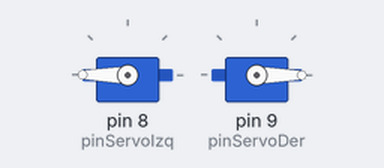
This sketch was run on a simulated Arduino Uno, built with avr-gcc and run on an emulated ATmega328P. Parts: 2 × servo.

Above: at 0.05 s.
At 7.45 s:
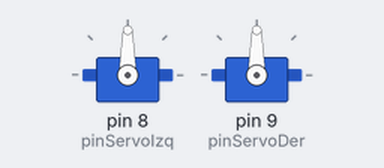
At 14.95 s:
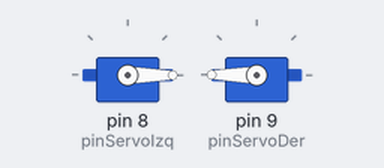
Timing chart, 0 to 19.5 s (numbered marks = the images above):
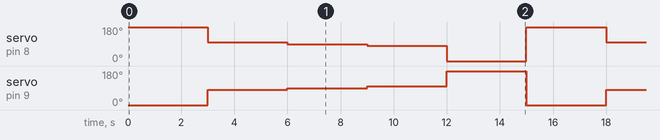

Measured:
- by itself, servo on pin 8 (pinServoIzq): repeats every 15.0 s: 90° 3.0 s, 80° 3.0 s, 0° 3.0 s, 180° 3.0 s, 100° 3.0 s
- by itself, servo on pin 9 (pinServoDer): repeats every 15.0 s: 90° 3.0 s, 100° 3.0 s, 180° 3.0 s, 0° 3.0 s, 80° 3.0 s

The sketch:

AvanzarYRetroceder.ino
```cpp
#include <Servo.h>

Servo servoIzq;
Servo servoDer;
int pinServoIzq = 8;
int pinServoDer = 9;


void setup() {
  servoIzq.attach(pinServoIzq);
  servoDer.attach(pinServoDer);
}

void loop() {
  // Atras
  servoIzq.write(180); // Velocidad Máxima
  servoDer.write(0);
  delay(3000);

  servoIzq.write(100); // Próximo a 90, despacio
  servoDer.write(80);
  delay(3000);

  // Detener
  servoIzq.write(90);
  servoDer.write(90);
  delay(3000);

  // Adelante
  servoIzq.write(80); // Próximo a 90, despacio
  servoDer.write(100);
  delay(3000);

  servoIzq.write(0); // Velocidad Máxima
  servoDer.write(180);
  delay(3000);
}

/*
void loop() {
  // Atras
  servoIzq.write(180); // Velocidad Máxima
  servoDer.write(0);
  delay(1000);

  //servoIzq.write(100); // Próximo a 90, despacio
  //servoDer.write(80);
  //delay(3000);

  // Detener
  servoIzq.write(90);
  servoDer.write(90);
  delay(500);

  // Adelante
  //servoIzq.write(80); // Próximo a 90, despacio
  //servoDer.write(100);
  //delay(3000);

  servoIzq.write(0); // Velocidad Máxima
  servoDer.write(180);
  delay(1000);
}
*/
```
